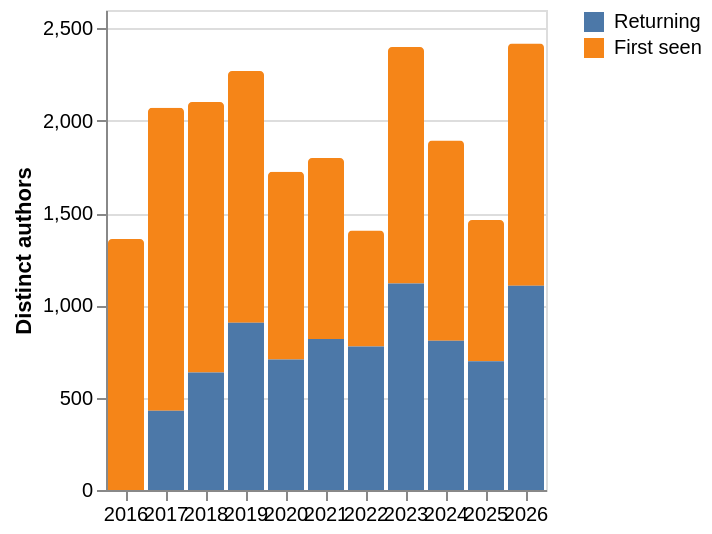

Write the Vega-Lite specification saved for this chart.
### Vega-Lite specification from a JSON file in a GitHub repository (floating-point values rounded to 4 significant figures)
{"data": {"values": [{"Year": 2016, "Authors": 1359, "Group": "First seen", "o": 1}, {"Year": 2017, "Authors": 1641, "Group": "First seen", "o": 1}, {"Year": 2017, "Authors": 429, "Group": "Returning", "o": 0}, {"Year": 2018, "Authors": 1465, "Group": "First seen", "o": 1}, {"Year": 2018, "Authors": 636, "Group": "Returning", "o": 0}, {"Year": 2019, "Authors": 1363, "Group": "First seen", "o": 1}, {"Year": 2019, "Authors": 906, "Group": "Returning", "o": 0}, {"Year": 2020, "Authors": 1017, "Group": "First seen", "o": 1}, {"Year": 2020, "Authors": 707, "Group": "Returning", "o": 0}, {"Year": 2021, "Authors": 981, "Group": "First seen", "o": 1}, {"Year": 2021, "Authors": 818, "Group": "Returning", "o": 0}, {"Year": 2022, "Authors": 628, "Group": "First seen", "o": 1}, {"Year": 2022, "Authors": 777, "Group": "Returning", "o": 0}, {"Year": 2023, "Authors": 1281, "Group": "First seen", "o": 1}, {"Year": 2023, "Authors": 1118, "Group": "Returning", "o": 0}, {"Year": 2024, "Authors": 1084, "Group": "First seen", "o": 1}, {"Year": 2024, "Authors": 809, "Group": "Returning", "o": 0}, {"Year": 2025, "Authors": 765, "Group": "First seen", "o": 1}, {"Year": 2025, "Authors": 697, "Group": "Returning", "o": 0}, {"Year": 2026, "Authors": 1312, "Group": "First seen", "o": 1}, {"Year": 2026, "Authors": 1106, "Group": "Returning", "o": 0}]}, "mark": {"type": "bar", "cornerRadiusTopLeft": 2, "cornerRadiusTopRight": 2}, "encoding": {"color": {"field": "Group", "scale": {"domain": ["Returning", "First seen"]}, "sort": ["Returning", "First seen"], "title": null, "type": "nominal"}, "order": {"field": "o", "type": "quantitative"}, "tooltip": [{"field": "Year", "type": "ordinal"}, {"field": "Group", "type": "nominal"}, {"aggregate": "sum", "field": "Authors", "title": "Authors", "type": "quantitative"}], "x": {"axis": {"labelAngle": 0}, "field": "Year", "title": null, "type": "ordinal"}, "y": {"aggregate": "sum", "field": "Authors", "title": "Distinct authors", "type": "quantitative"}}, "height": 240, "width": "container", "$schema": "https://vega.github.io/schema/vega-lite/v6.4.1.json"}
